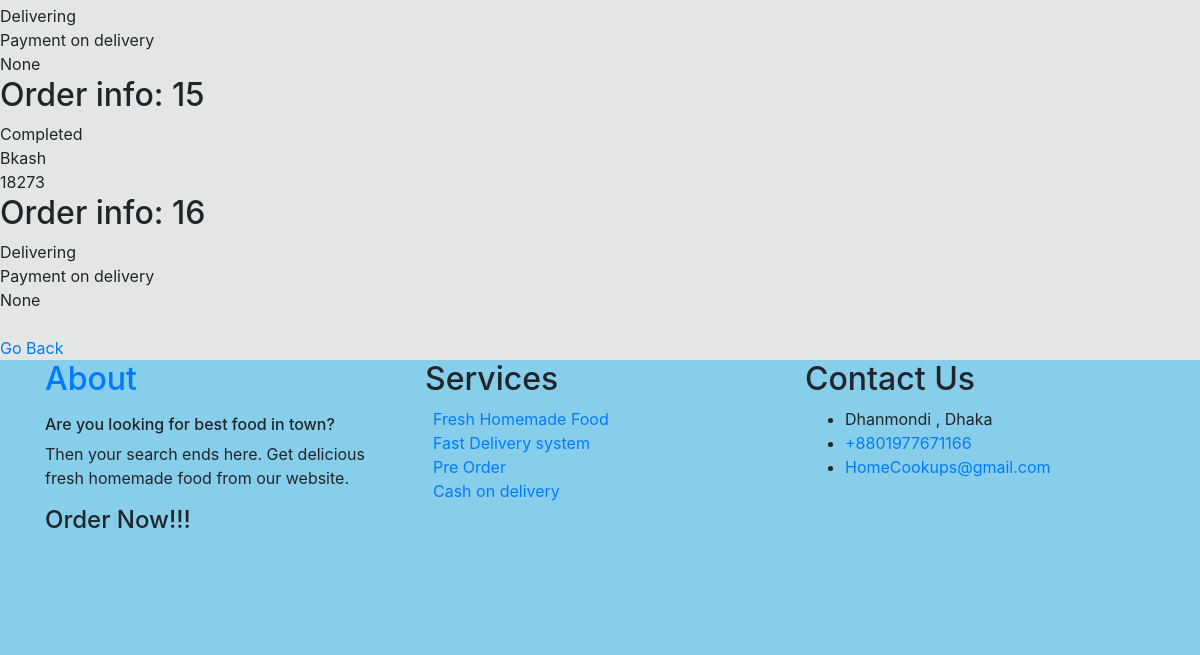
Before: /Order/ (lower part) with the older database file.
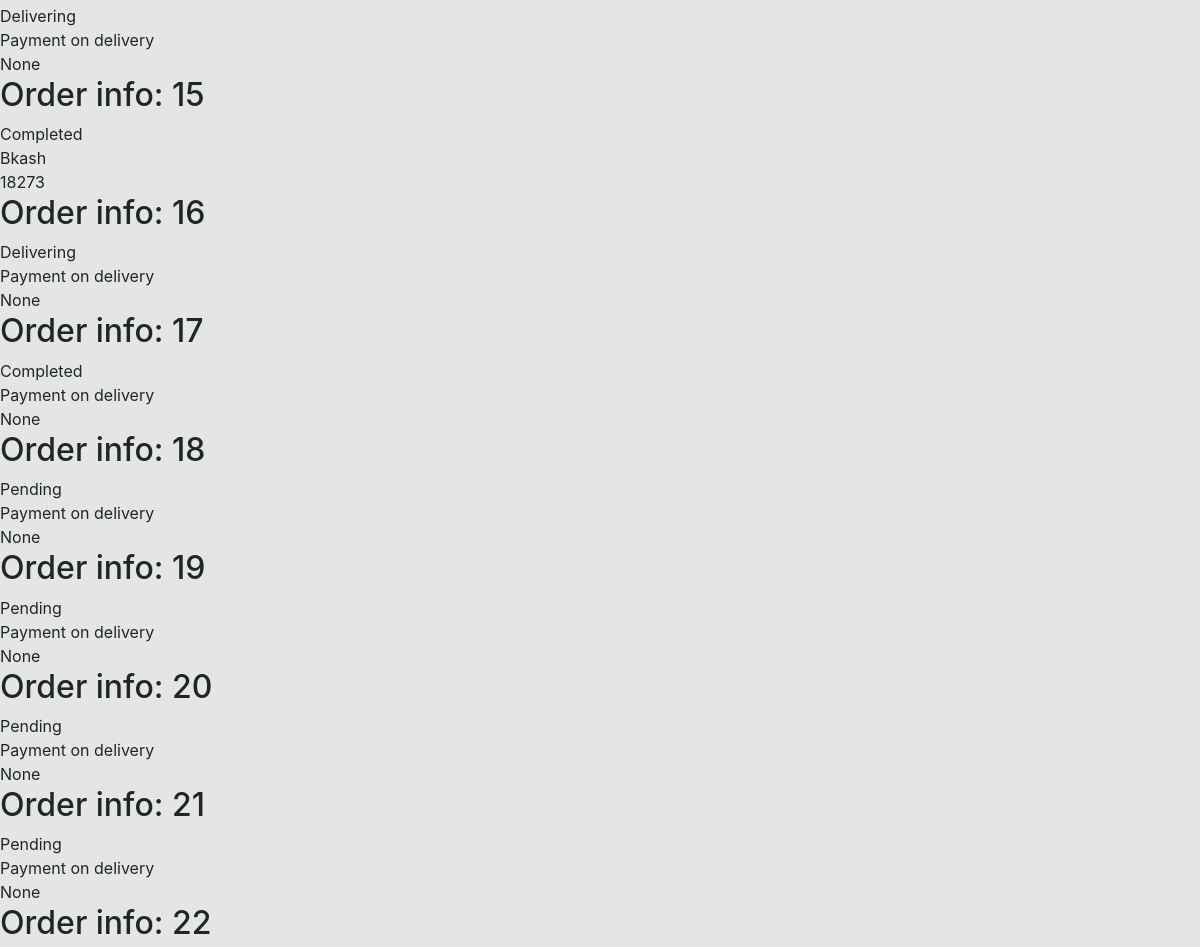
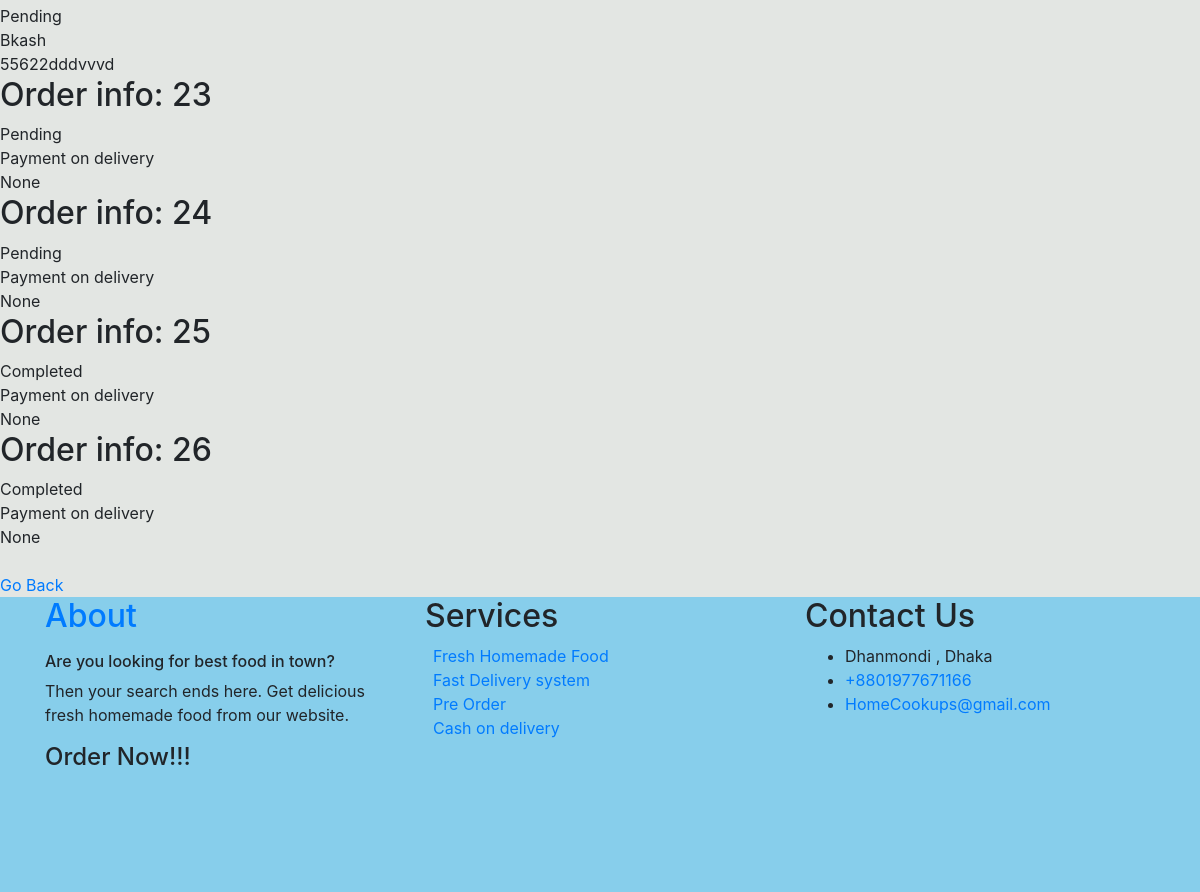
After: the same page with the newer database file (2 pictures, top to bottom).
### OrderManagement/models.py (models this page shows, shortened)
class Order(models.Model):
    STATUS_CHOICES = (
        ('Pending', 'Pending'),
        ('Approved', 'Approved'),
        ('Delivering', 'Delivering'),
        ('Completed', 'Completed')
    )
    status = models.CharField(max_length=30, choices=STATUS_CHOICES, default='Pending')
    PAYMENT_CHOICES = (
        ('Bkash', 'Bkash'),
        ('Rocket', 'Rocket'),
        ('Payment on delivery', 'Payment on delivery')
    )
    payment_options = models.CharField(max_length=50, choices=PAYMENT_CHOICES, default='Payment on delivery')
    is_paid = models.BooleanField(default=False)
    transaction_id = models.CharField(max_length=30, null=True, blank=True)
    food = models.ForeignKey(Food, on_delete=models.SET_NULL, null=True)
    user = models.ForeignKey(User, on_delete=models.SET_NULL, null=True, blank=True)

### OrderManagement/views.py (the view)
# urls.py: path('Order/', order_views.showOrders, name='Order'),
def showOrders(request):
    orderList = Order.objects.all()
    context = {
        'Order': orderList
    }
    return render(request, 'OrderManagement/OrderList.html', context)

### templates/OrderManagement/OrderList.html
{% extends 'merchant_base.html' %}
{% block content %}
    {% for o in Order %}
        <h2>Order info:  {{ o.id }} </h2>
        {{ o.status}} <br>
        {{ o.payment_options}} <br>
        {{ o.transaction_id}} <br>
    {% endfor %}
{% endblock content %}

Changed rows visible on the page:
added Order: id "17", status "Completed", payment_options "Payment on delivery", transaction_id "None"
added Order: id "18", status "Pending", payment_options "Payment on delivery", transaction_id "None"
added Order: id "19", status "Pending", payment_options "Payment on delivery", transaction_id "None"
added Order: id "20", status "Pending", payment_options "Payment on delivery", transaction_id "None"
added Order: id "21", status "Pending", payment_options "Payment on delivery", transaction_id "None"
added Order: id "22", status "Pending", payment_options "Bkash", transaction_id "55622dddvvvd"
added Order: id "23", status "Pending", payment_options "Payment on delivery", transaction_id "None"
added Order: id "24", status "Pending", payment_options "Payment on delivery", transaction_id "None"
added Order: id "25", status "Completed", payment_options "Payment on delivery", transaction_id "None"
added Order: id "26", status "Completed", payment_options "Payment on delivery", transaction_id "None"
